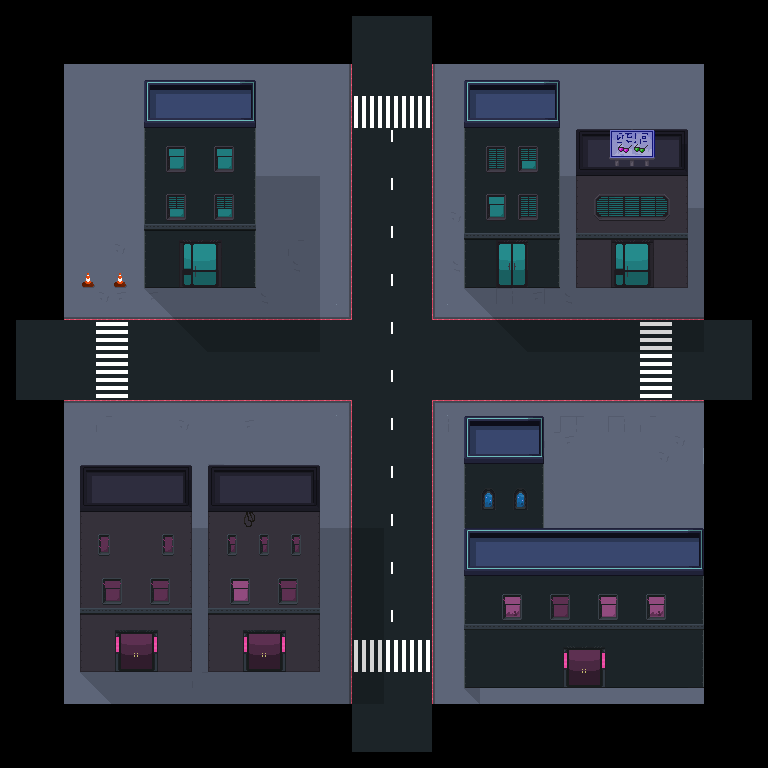

Rendered tile map (Tiled .tmx) drawn with the repository's tilesets; below, a short description and the map source with its tile grids summarised:
An orthogonal 48x48 tile map with 16x16 px tiles, 7 tile layers (Suelo, Aire, DecoracionSuelo, Paredes, ...), 4 tilesets and 12 objects (4x Spawner, 2x Right, 2x Down, 2x Left, 2x Up).

<map version="1.0" tiledversion="1.1.2" orientation="orthogonal" renderorder="right-down" width="48" height="48" tilewidth="16" tileheight="16" infinite="0" nextobjectid="48">
 <tileset firstgid="1" source="../../tileset/city.tsx" />
 <tileset firstgid="257" source="../../tileset/City2.tsx" />
 <tileset firstgid="769" source="../../tileset/CityProps.tsx" />
 <tileset firstgid="1137" source="../../tileset/Buildings.tsx" />
 <layer name="Suelo" width="48" height="48">
  <data>[2304 cells, 1660 non-empty, 2 distinct tile ids]</data>
 </layer>
 <layer name="Aire" width="48" height="48">
  <data>[2304 cells, 188 non-empty, 1 distinct tile ids]</data>
 </layer>
 <layer name="DecoracionSuelo" width="48" height="48">
  <data>[2304 cells, 593 non-empty, 19 distinct tile ids]</data>
 </layer>
 <layer name="Paredes" width="48" height="48">
  <data>[2304 cells, 620 non-empty, 292 distinct tile ids]</data>
 </layer>
 <layer name="Decoracion" width="48" height="48">
  <data>[2304 cells, 199 non-empty, 63 distinct tile ids]</data>
 </layer>
 <objectgroup name="Animados" />
 <layer name="Decoracion2" width="48" height="48">
  <data>[2304 cells, 10 non-empty, 10 distinct tile ids]</data>
 </layer>
 <layer name="Sombra" width="48" height="48">
  <data>[2304 cells, 215 non-empty, 2 distinct tile ids]</data>
 </layer>
 <objectgroup name="Puertas">
  <object id="19" name="Right" x="735" y="317" width="15.6667" height="83" />
  <object id="31" name="Down" x="350.667" y="733.667" width="80" height="20" />
  <object id="45" name="Left" x="15.1667" y="320" width="16.6667" height="82" />
  <object id="46" name="Up" x="352" y="12" width="80" height="24" />
 </objectgroup>
 <objectgroup name="Entradas">
  <object id="26" name="Right" gid="255" x="672.333" y="361.667" width="16" height="16" />
  <object id="28" name="Down" gid="255" x="378.333" y="696.667" width="16" height="16" />
  <object id="43" name="Up" gid="255" x="375" y="86" width="16" height="16" />
  <object id="44" name="Left" gid="255" x="67" y="368" width="16" height="16" />
 </objectgroup>
 <objectgroup name="Spawners" offsetx="-60" offsety="33">
  <object id="20" name="Spawner" gid="240" x="502" y="329" width="16" height="16">
   <properties>
    <property name="Bomber" type="bool" value="true" />
    <property name="Charger" type="bool" value="true" />
    <property name="Gunner" type="bool" value="false" />
    <property name="Stalker" type="bool" value="true" />
    <property name="Turret" type="bool" value="false" />
   </properties>
  </object>
  <object id="21" name="Spawner" gid="240" x="429" y="418" width="16" height="16">
   <properties>
    <property name="Bomber" type="bool" value="false" />
    <property name="Charger" type="bool" value="true" />
    <property name="Gunner" type="bool" value="false" />
    <property name="Stalker" type="bool" value="true" />
    <property name="Turret" type="bool" value="false" />
   </properties>
  </object>
  <object id="32" name="Spawner" gid="240" x="390.5" y="290.167" width="16" height="16">
   <properties>
    <property name="Bomber" type="bool" value="true" />
    <property name="Charger" type="bool" value="false" />
    <property name="Gunner" type="bool" value="true" />
    <property name="Stalker" type="bool" value="false" />
    <property name="Turret" type="bool" value="false" />
   </properties>
  </object>
  <object id="47" name="Spawner" gid="240" x="355" y="365" width="16" height="16">
   <properties>
    <property name="Bomber" type="bool" value="true" />
    <property name="Charger" type="bool" value="true" />
    <property name="Gunner" type="bool" value="true" />
    <property name="Stalker" type="bool" value="true" />
    <property name="Turret" type="bool" value="false" />
   </properties>
  </object>
 </objectgroup>
</map>
